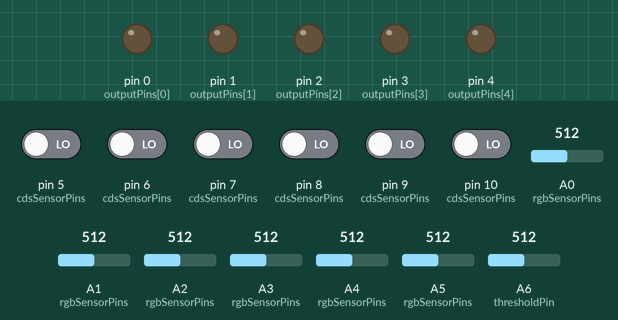
Simulated run of this sketch. Board: Arduino Nano, built with avr-gcc and run on an emulated ATmega328P. On the bench: output pins drawn as LEDs (lit = HIGH). Dashed ring = blinking. Inputs (shaded band) come from the test bench; at power-on: pin 5 (cdsSensorPins), pin 6 (cdsSensorPins), pin 7 (cdsSensorPins), pin 8 (cdsSensorPins), pin 9 (cdsSensorPins), pin 10 (cdsSensorPins) LOW, A0 (rgbSensorPins) = 512, A1 (rgbSensorPins) = 512, A2 (rgbSensorPins) = 512, A3 (rgbSensorPins) = 512, A4 (rgbSensorPins) = 512, A5 (rgbSensorPins) = 512, A6 (thresholdPin) = 512.

Above: at 1.2 s.
1.3 s: pin 5 (cdsSensorPins) driven HIGH
At 1.78 s:
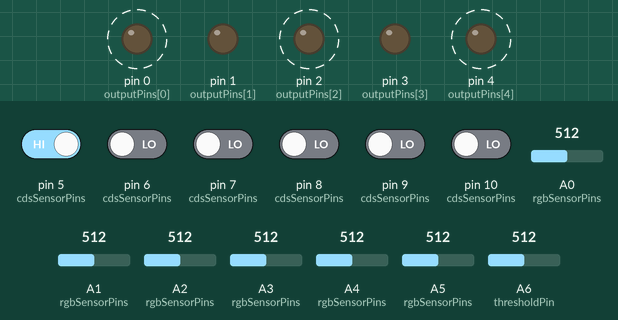
4.3 s: pin 7 (cdsSensorPins) driven HIGH
At 4.84 s:
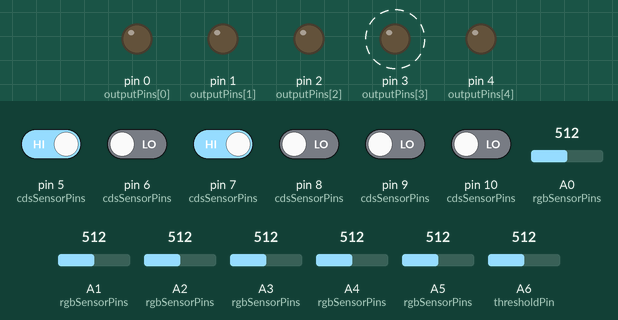
7.3 s: A0 (rgbSensorPins) set to 538
At 7.85 s:
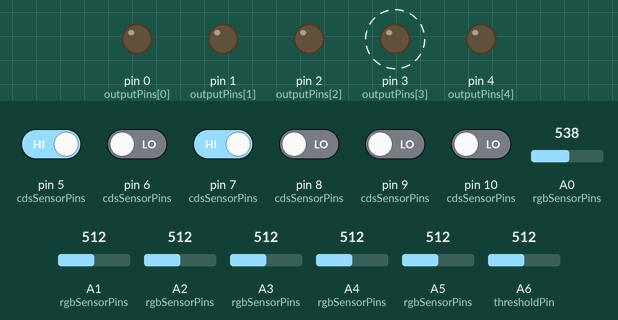
10.3 s: A1 (rgbSensorPins) set to 530
At 10.86 s:
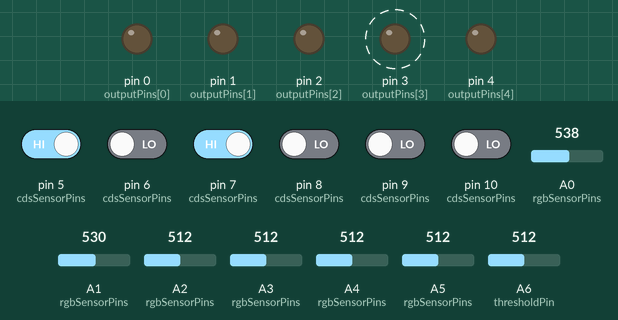
13.3 s: pin 6 (cdsSensorPins) driven HIGH
16.3 s: A2 (rgbSensorPins) set to 536
At 16.89 s:
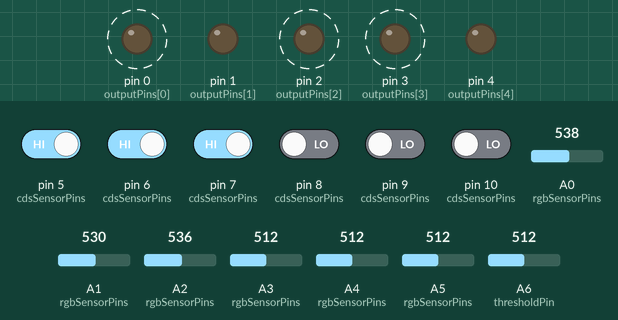
Timing chart, 0 to 20.3 s (numbered marks = the images above; inputs shaded):
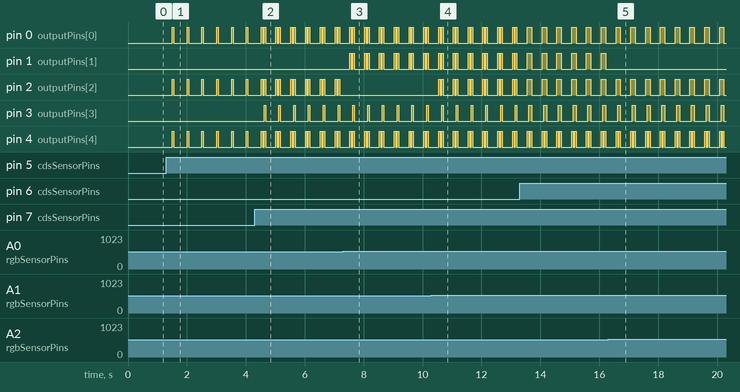

Measured:
- the behaviour switches between 526 and 527 on A2 (rgbSensorPins) (found by bisection; images 4 and 5)
- after the input at 1.3 s, pin 0 (outputPins[0]), pin 2 (outputPins[2]), pin 4 (outputPins[4]): alternates HIGH for 0.05 s and LOW for 0.45 s, starting after 0.21 s
- after the input at 4.3 s, pin 3 (outputPins[3]): alternates HIGH for 0.05 s and LOW for 0.45 s, starting after 0.32 s
- after the input at 7.3 s, pin 1 (outputPins[1]): LOW → HIGH after 0.23 s, then repeats every 0.50 s: LOW 0.05 s, HIGH 0.05 s, LOW 0.35 s, HIGH 0.05 s; pin 2 (outputPins[2]): stops changing and stays LOW
- after the input at 10.3 s, pin 2 (outputPins[2]): LOW → HIGH after 0.24 s, then repeats every 0.50 s: LOW 0.05 s, HIGH 0.05 s, LOW 0.35 s, HIGH 0.05 s
- after the input at 16.3 s, pin 1 (outputPins[1]): stops changing and stays LOW

The sketch:

slave_A.ino
```cpp
//This is a code for point-sender arduino A which has the 2 regions with smaller points and normal points.
int outputPins[5] = {0, 1, 2, 3, 4};
// clock | rgb[0] || rgb[1] || cds[0] || cds[1]
int rgbSensorPins[2][3] = {
    {A0, A1, A2},
    {A3, A4, A5}
};
int cdsSensorPins[2][5] = {
    {5, 6, 7, -1, -1},
    {8, 9, 10, -1, -1}
};
int points[2][5] = {
    {1, 2, 3, 0, 0},
    {1, 2, 3, 0, 0}
};
int regionColor[2] = {0, 0};
// Red: 1, Green: 2, Blue: 3
int thresholdPin = A6;

void setup() {
    // ピンのモード設定などをここで行う
    for (int i = 0; i < 5; i++) {
        pinMode(outputPins[i], OUTPUT);
    }
}

void loop() {
    update_region();
    for (int i = 0; i < 2; i++) { // 2つの領域に対応
        for (int j = 0; j < 5; j++) { // 各領域のセンサー数に対応
            int hit;
            if (cdsSensorPins[i][j] != -1) {
                hit = digitalRead(cdsSensorPins[i][j]);
            } else {
                hit = LOW;
            }

            // `outputData`をループ外で定義
            int outputData[5] = {LOW, LOW, LOW, LOW, LOW};

            if (hit == HIGH) {
                // get region color
                outputData[0] = HIGH; // Clockのためのピン

                switch (regionColor[i]) {
                    case 1: outputData[1] = LOW; outputData[2] = HIGH; break;
                    case 2: outputData[1] = HIGH; outputData[2] = LOW; break;
                    case 3: outputData[1] = HIGH; outputData[2] = HIGH; break;
                    default: outputData[1] = LOW; outputData[2] = LOW; break;
                }

                switch (points[i][j]) {
                    case 1: outputData[3] = LOW; outputData[4] = HIGH; break;
                    case 2: outputData[3] = HIGH; outputData[4] = LOW; break;
                    case 3: outputData[3] = HIGH; outputData[4] = HIGH; break;
                    default: outputData[3] = LOW; outputData[4] = LOW; break;
                }
            }

            // データの送信
            for (int k = 0; k < 5; k++) {
                digitalWrite(outputPins[k], outputData[k]);
            }

            // ヒットしない場合も少しの遅延を入れる
            delay(50);
        }
    }
}

void update_region() {
    for (int i = 0; i < 2; i++) {
        float sum = 0;
        int input_color[3];
        for (int k = 0; k < 3; k++) {
            input_color[k] = analogRead(rgbSensorPins[i][k]);
            sum += input_color[k];
        }

        for (int k = 0; k < 3; k++) {
            input_color[k] = (input_color[k] / sum) * 100;
        }

        float avg = sum * (100 / 3);
        int biggest_index = 0;

        for (int k = 0; k < 3; k++) {
            if (abs(input_color[k] - avg) > abs(input_color[biggest_index] - avg)) {
                biggest_index = k;
            }
        }

        int threshold = (analogRead(thresholdPin) / 1023.0) * 10 + 20;

        if (abs(input_color[biggest_index] - avg) > threshold) {
            regionColor[i] = biggest_index + 1;
        } else {
            regionColor[i] = 0;
        }
    }
}
```
